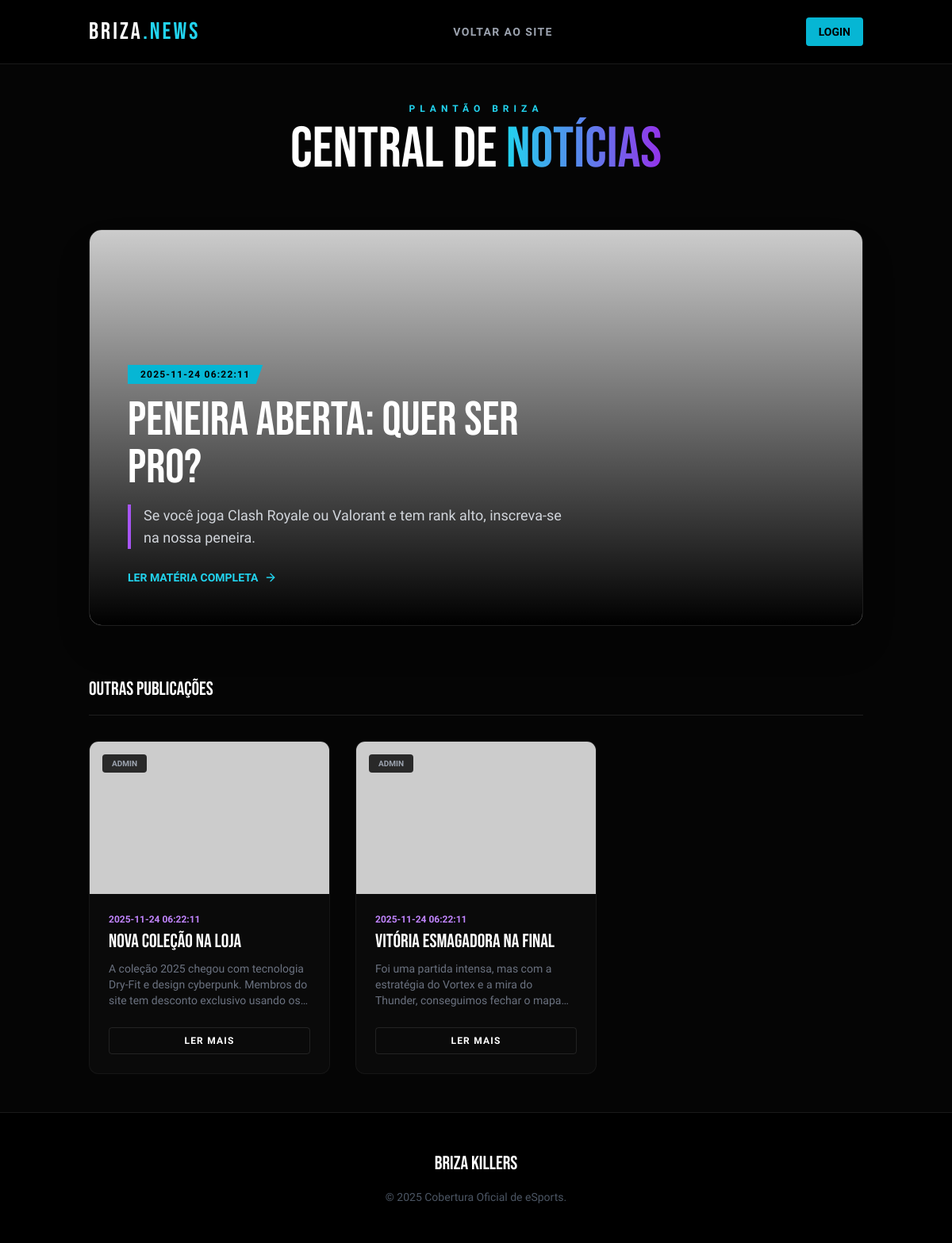
/noticias, run on the app's committed database.
### tables this page shows
CREATE TABLE noticias (
        id INTEGER PRIMARY KEY AUTOINCREMENT,
        titulo TEXT NOT NULL,
        resumo TEXT,
        conteudo TEXT,
        imagem_capa TEXT,
        autor TEXT DEFAULT 'Admin',
        data_postagem DATETIME DEFAULT CURRENT_TIMESTAMP
    );

### app.py (the view)
@app.route('/noticias')
def pagina_noticias():
    conn = get_db_connection()
    noticias = conn.execute('SELECT * FROM noticias ORDER BY id DESC').fetchall()
    usuario = None
    if 'usuario_id' in session:
        usuario = conn.execute('SELECT * FROM usuarios WHERE id = ?', (session['usuario_id'],)).fetchone()
    conn.close()
    return render_template('noticias.html', noticias=noticias, usuario=usuario)

### app.py (called while the page is built)
def get_db_connection():
    conn = sqlite3.connect(DB_NAME)
    conn.row_factory = sqlite3.Row
    return conn

### templates/noticias.html (shortened to what this page needs)
<!DOCTYPE html>
<html lang="pt-br">
<head>
    <script src="https://cdn.tailwindcss.com"></script>
</head>
<body class="min-h-screen flex flex-col bg-[url('https://www.transparenttextures.com/patterns/cubes.png')]">
    <header class="border-b border-white/10 bg-black/90 backdrop-blur sticky top-0 z-50">
        <div class="container mx-auto px-6 h-20 flex justify-between items-center">
            <a href="/" class="text-3xl font-bebas tracking-widest text-white">BRIZA<span class="text-cyan-400">.NEWS</span></a>
            <nav class="hidden md:flex gap-8 text-sm font-bold tracking-widest">
                <a href="/" class="text-gray-400 hover:text-white transition">VOLTAR AO SITE</a>
            </nav>
            <div class="flex items-center gap-6">
                {% if usuario %}
                <div class="flex items-center gap-2">
                    <img src="https://ui-avatars.com/api/?name={{ usuario.nome_completo }}&background=06b6d4&color=fff" class="w-8 h-8 rounded-full">
                    <span class="text-sm font-bold text-cyan-400">{{ usuario.nome_completo.split()[0] }}</span>
                </div>
                {% else %}
                <a href="/login" class="text-sm font-bold bg-cyan-500 text-black px-4 py-2 rounded hover:bg-cyan-400 transition">LOGIN</a>
                {% endif %}
            </div>
        </div>
    </header>
    <main class="container mx-auto px-6 py-12">
        <div class="text-center mb-16">
            <span class="text-cyan-400 tracking-[0.5em] text-xs font-bold uppercase mb-2 block animate-pulse">Plantão Briza</span>
            <h1 class="text-5xl md:text-7xl font-bebas text-white">CENTRAL DE <span class="text-transparent bg-clip-text bg-gradient-to-r from-cyan-400 to-purple-600">NOTÍCIAS</span></h1>
        </div>
        {% if noticias %}
            {% set destaque = noticias[0] %}
            <section class="mb-16 group cursor-pointer news-card">
                <div class="relative h-[500px] w-full rounded-2xl overflow-hidden border border-white/10 group-hover:border-cyan-500/50 transition shadow-2xl">
                    <img src="{{ destaque.imagem_capa }}" class="news-img w-full h-full object-cover" onerror="this.src='https://via.placeholder.com/1200x600/111/333?text=SEM+IMAGEM'">
                    <div class="absolute inset-0 bg-gradient-to-t from-black via-black/50 to-transparent"></div>
                    <div class="absolute bottom-0 left-0 p-8 md:p-12 w-full md:w-2/3">
                        <div class="date-tag bg-cyan-500 text-black font-bold text-xs px-4 py-1 inline-block mb-4 uppercase tracking-widest">
                            {{ destaque.data_postagem }}
                        </div>
                        <h2 class="text-4xl md:text-6xl font-bebas text-white mb-4 leading-tight group-hover:text-cyan-400 transition">
                            {{ destaque.titulo }}
                        </h2>
                        <p class="text-gray-300 text-lg line-clamp-2 border-l-4 border-purple-500 pl-4">
                            {{ destaque.conteudo }}
                        </p>
                        <div class="mt-6 flex items-center gap-2 text-sm font-bold text-cyan-400 group-hover:text-white transition">
                            LER MATÉRIA COMPLETA <i data-feather="arrow-right" class="w-4"></i>
                        </div>
                    </div>
                </div>
            </section>
            {% if noticias|length > 1 %}
            <h3 class="text-2xl font-bebas text-white mb-8 border-b border-white/10 pb-4">OUTRAS PUBLICAÇÕES</h3>
            <div class="grid grid-cols-1 md:grid-cols-2 lg:grid-cols-3 gap-8">
                {% for n in noticias[1:] %}
                <article class="bg-[#0a0a0a] rounded-xl overflow-hidden border border-white/5 hover:border-purple-500/50 transition group news-card flex flex-col h-full">
                    <div class="h-48 overflow-hidden relative">
                        <img src="{{ n.imagem_capa }}" class="news-img w-full h-full object-cover" onerror="this.src='https://via.placeholder.com/400x300/111/333?text=SEM+IMAGEM'">
                        <div class="absolute top-4 left-4 bg-black/80 backdrop-blur px-3 py-1 rounded text-[10px] font-bold uppercase text-gray-400">
                            {{ n.autor }}
                        </div>
                    </div>
                    <div class="p-6 flex-1 flex flex-col">
                        <div class="text-xs text-purple-400 font-bold mb-2 uppercase">{{ n.data_postagem }}</div>
                        <h4 class="text-2xl font-bebas text-white mb-3 leading-none group-hover:text-purple-400 transition">
                            {{ n.titulo }}
                        </h4>
                        <p class="text-gray-500 text-sm line-clamp-3 mb-6 flex-1">
                            {{ n.conteudo }}
                        </p>
                        <button class="w-full border border-white/10 text-white py-2 rounded hover:bg-white hover:text-black transition font-bold text-xs uppercase tracking-widest">
                            Ler Mais
                        </button>
                    </div>
                </article>
                {% endfor %}
            </div>
            {% endif %}
        {% else %}
            <div class="text-center py-32 border-2 border-dashed border-gray-800 rounded-2xl">
                <i data-feather="rss" class="w-20 h-20 mx-auto text-gray-700 mb-6"></i>
                <h2 class="text-3xl font-bebas text-gray-500">NENHUMA NOTÍCIA ENCONTRADA</h2>
                <p class="text-gray-600">Aguarde as atualizações do Admin.</p>
            </div>
        {% endif %}
    </main>
    <footer class="bg-black border-t border-white/10 py-12 mt-auto text-center">
        <div class="container mx-auto">
            <a href="/" class="text-2xl font-bebas text-white mb-4 block">BRIZA KILLERS</a>
            <p class="text-gray-600 text-sm">© 2025 Cobertura Oficial de eSports.</p>
        </div>
    </footer>
</body>
</html>

### templates/noticias.html (style rules this page uses)
body { font-family: 'Rajdhani', sans-serif; background-color: #050505; color: white; }
.font-bebas { font-family: 'Bebas Neue', cursive; }
.news-img { transition: transform 0.5s ease; }
.date-tag { clip-path: polygon(0 0, 100% 0, 95% 100%, 0% 100%); }

### data on the page
noticias: data_postagem "2025-11-24 06:22:11", titulo "PENEIRA ABERTA: QUER SER PRO?", conteudo "Se você joga Clash Royale ou Valorant e tem rank alto, inscreva-se na nossa peneira."
noticias: autor "ADMIN", data_postagem "2025-11-24 06:22:11", titulo "NOVA COLEÇÃO NA LOJA", conteudo "A coleção 2025 chegou com tecnologia Dry-Fit e design cyberpunk. Membros do site tem desconto exclusivo usando…"
noticias: autor "ADMIN", data_postagem "2025-11-24 06:22:11", titulo "VITÓRIA ESMAGADORA NA FINAL", conteudo "Foi uma partida intensa, mas com a estratégia do Vortex e a mira do Thunder, conseguimos fechar o…"
